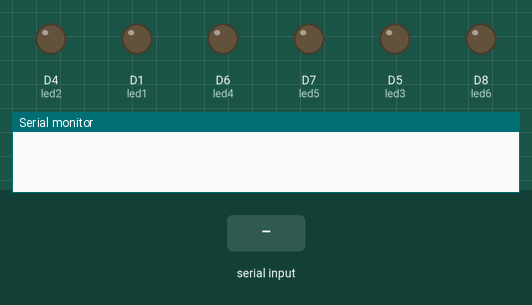
Recording of a sketch running on a simulated ESP8266 (NodeMCU). On the bench: output pins drawn as LEDs (lit = HIGH), the last lines printed to the serial monitor. The inputs (shaded band) are chosen by the test bench.

Above: at 1.2 s.
1.3 s: "1\n" received over Serial
At 1.6 s:
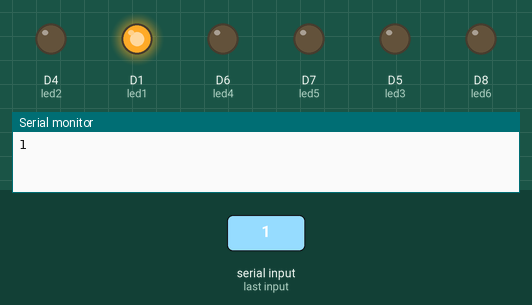
2.8 s: "2\n" received over Serial
At 3.9 s:
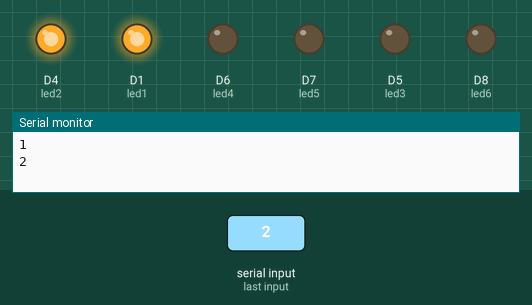
4.3 s: "3\n" received over Serial
At 5.1 s:
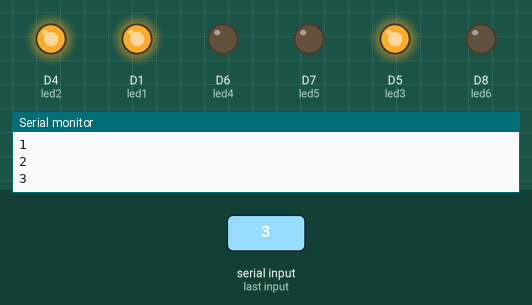
5.8 s: "4\n" received over Serial
At 6.2 s:
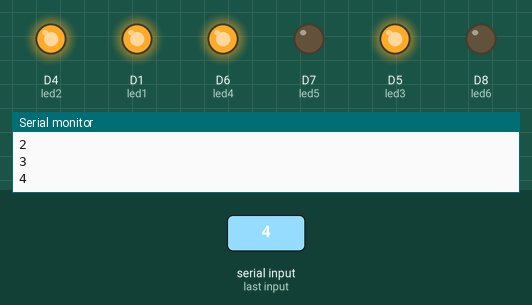
7.3 s: "5\n" received over Serial
At 8.5 s:
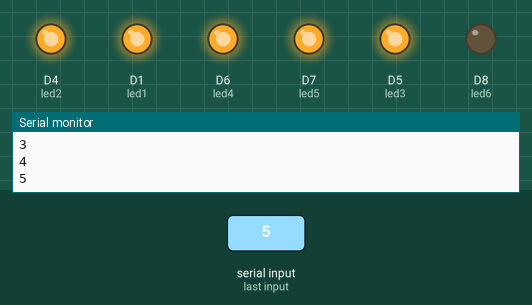
8.8 s: "0\n" received over Serial
At 9.7 s:
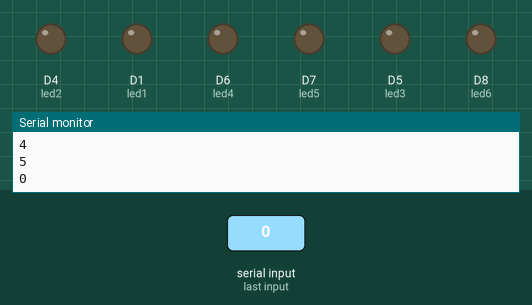
Timing chart, 0 to 11.3 s (numbered marks = the images above; inputs shaded):
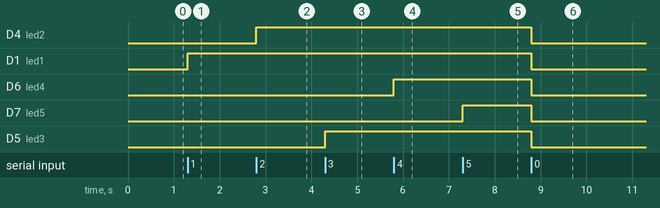

The sketch:

7-3.ino
```cpp
/*

Information on a specific command
on                TURN ON
off               TURN OFF
play              PLAY LOOP
pause             PAUSE LOOP
reset             Setting Default.
loop {key}        Loop enable/disable
                  (key) on, off
show              Show/Display the LED's status.
hide              Hide the LED's status.
step set {key}    Set the stepping value of LEDs.
                  (key) left, right, one
mode              Show mode at the moment.
status            Show [All] setting at the moment.
time now          Show delay times at the moment.
time set {var}    Set delay times.
                  (var) time in ms.

*/

#define led1 D1
#define led2 D4
#define led3 D5
#define led4 D6
#define led5 D7
#define led6 D8

bool status_LED1 = false;
bool status_LED2 = false;
bool status_LED3 = false;
bool status_LED4 = false;
bool status_LED5 = false;
bool status_LED6 = false;

String inputCommand = "";
char Dict[] = {'0', '1', '2', '3', '4', '5', '6'};
int numberOfArray = 7;
int val = 0;
String systemName = "PEPPU@";
void setup() {
  // put your setup code here, to run once:
  pinMode(led1, OUTPUT);
  pinMode(led2, OUTPUT);
  pinMode(led3, OUTPUT);
  pinMode(led4, OUTPUT);
  pinMode(led5, OUTPUT);
  pinMode(led6, OUTPUT);
  // pinMode(reset, OUTPUT);
  Serial.begin(9600);

}


void ActiveLED(bool stat) {
  if(stat) {
    digitalWrite(led1, status_LED1);
    digitalWrite(led2, status_LED2);
    digitalWrite(led3, status_LED3);
    digitalWrite(led4, status_LED4);
    digitalWrite(led5, status_LED5);
    digitalWrite(led6, status_LED6);
  }
  else {
    digitalWrite(led1, LOW);
    digitalWrite(led2, LOW);
    digitalWrite(led3, LOW);
    digitalWrite(led4, LOW);
    digitalWrite(led5, LOW);
    digitalWrite(led6, LOW);
  }
}

void changeStatLED(int val) {
  switch(val) {
    case 0:
            status_LED1 = false;
            status_LED2 = false;
            status_LED3 = false;
            status_LED4 = false;
            status_LED5 = false;
            status_LED6 = false; break;
    case 1: status_LED1 = !status_LED1; break;
    case 2: status_LED2 = !status_LED2; break;
    case 3: status_LED3 = !status_LED3; break;
    case 4: status_LED4 = !status_LED4; break;
    case 5: status_LED5 = !status_LED5; break;
    case 6: status_LED6 = !status_LED6; break;
    default: break;
  }
}

bool checkDict(String text) {
  // check text in dictionary > Dict[index]
  for(int i = 0; i < numberOfArray; i++) {
    if(String(Dict[i]) == text) {
        return true;
    }
  }
  return false;
}


void MainActive() {
  if(Serial.available() > 0) {
    inputCommand = Serial.readStringUntil('\n');
    Serial.println(inputCommand);
    if(checkDict(inputCommand)) {
      val = inputCommand.toInt();
      changeStatLED(val);
      ActiveLED(1);
    }

    else {
      Serial.print(systemName);
      Serial.print(" '");
      Serial.print(inputCommand);
      Serial.println("' is not recognized as an internal or external command or not in Range!");
    }
  }
}

void loop() {
  // put your main code here, to run repeatedly:
  MainActive();
}
```

Measured:
- after the input at 1.3 s, D1 (led1): LOW → HIGH at once
- after the input at 2.8 s, D4 (led2): LOW → HIGH at once
- after the input at 4.3 s, D5 (led3): LOW → HIGH at once
- after the input at 5.8 s, D6 (led4): LOW → HIGH at once
- after the input at 7.3 s, D7 (led5): LOW → HIGH at once
- after the input at 8.8 s, D4 (led2), D1 (led1), D6 (led4), D7 (led5), D5 (led3): HIGH → LOW at once
